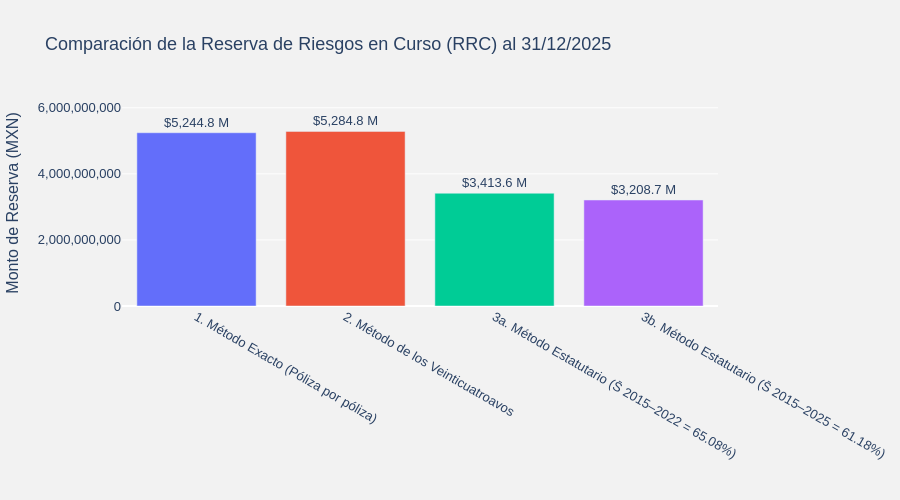

This figure's notebook cell:
### Markdown cell above
## 5.4. Cuadro Comparativo de la Reserva de Riesgos en Curso (RRC)

A continuación se presenta el cuadro comparativo de los tres métodos solicitados para la RRC al 31 de diciembre de 2025, tomando como base principal la **Prima de Tarifa** ($\text{Prima Emitida} - \text{Comisión Directa} = \$6,078,684,932.00$) e incluyendo también la comparación sobre la **Prima Emitida Directa** ($\$6,151,443,214.00$).

### Code cell
# ------------------------------------------
# 5.4 Cuadro comparativo de RRC al 31/12/2025
# ------------------------------------------
prima_tarifa_total = float(emision_2025["prima_tarifa"].sum())
prima_emitida_total = float(emision_2025["prima_emitida"].sum())

cuadro_rrc = pd.DataFrame([
    {
        "Método": "1. Método Exacto (Póliza por póliza)",
        "Criterio / Fórmula": "Σ Prima_Tarifa_k × (Días por devengar_k / Duración_k)",
        "RRC sobre Prima de Tarifa (MXN)": rrc_exacto_tarifa,
        "% de Prima de Tarifa": (rrc_exacto_tarifa / prima_tarifa_total) * 100,
        "Dif. vs Exacto (MXN)": 0.0,
        "Dif. vs Exacto (%)": 0.0,
        "RRC sobre Prima Emitida (MXN)": rrc_exacto_emitida,
    },
    {
        "Método": "2. Método de los Veinticuatroavos",
        "Criterio / Fórmula": "Σ Prima_Tarifa_m × (2m - 1) / 24",
        "RRC sobre Prima de Tarifa (MXN)": rrc_24avos_tarifa,
        "% de Prima de Tarifa": (rrc_24avos_tarifa / prima_tarifa_total) * 100,
        "Dif. vs Exacto (MXN)": rrc_24avos_tarifa - rrc_exacto_tarifa,
        "Dif. vs Exacto (%)": ((rrc_24avos_tarifa / rrc_exacto_tarifa) - 1) * 100,
        "RRC sobre Prima Emitida (MXN)": rrc_24avos_emitida,
    },
    {
        "Método": "3a. Método Estatutario (S̄ 2015–2022 = 65.08%)",
        "Criterio / Fórmula": "PND_Exacto × S̄_2015-2022 (años con desarrollo completo)",
        "RRC sobre Prima de Tarifa (MXN)": rrc_estatutario_2015_2022,
        "% de Prima de Tarifa": (rrc_estatutario_2015_2022 / prima_tarifa_total) * 100,
        "Dif. vs Exacto (MXN)": rrc_estatutario_2015_2022 - rrc_exacto_tarifa,
        "Dif. vs Exacto (%)": ((rrc_estatutario_2015_2022 / rrc_exacto_tarifa) - 1) * 100,
        "RRC sobre Prima Emitida (MXN)": rrc_estatutario_emitida_15_22,
    },
    {
        "Método": "3b. Método Estatutario (S̄ 2015–2025 = 61.18%)",
        "Criterio / Fórmula": "PND_Exacto × S̄_2015-2025 (todos los años observados)",
        "RRC sobre Prima de Tarifa (MXN)": rrc_estatutario_2015_2025,
        "% de Prima de Tarifa": (rrc_estatutario_2015_2025 / prima_tarifa_total) * 100,
        "Dif. vs Exacto (MXN)": rrc_estatutario_2015_2025 - rrc_exacto_tarifa,
        "Dif. vs Exacto (%)": ((rrc_estatutario_2015_2025 / rrc_exacto_tarifa) - 1) * 100,
        "RRC sobre Prima Emitida (MXN)": rrc_estatutario_emitida_15_25,
    },
])

cuadro_rrc_fmt = cuadro_rrc.copy()
cuadro_rrc_fmt["RRC sobre Prima de Tarifa (MXN)"] = cuadro_rrc_fmt["RRC sobre Prima de Tarifa (MXN)"].map("${:,.2f}".format)
cuadro_rrc_fmt["% de Prima de Tarifa"] = cuadro_rrc_fmt["% de Prima de Tarifa"].map("{:.2f}%".format)
cuadro_rrc_fmt["Dif. vs Exacto (MXN)"] = cuadro_rrc_fmt["Dif. vs Exacto (MXN)"].map("${:+,.2f}".format)
cuadro_rrc_fmt["Dif. vs Exacto (%)"] = cuadro_rrc_fmt["Dif. vs Exacto (%)"].map("{:+.2f}%".format)
cuadro_rrc_fmt["RRC sobre Prima Emitida (MXN)"] = cuadro_rrc_fmt["RRC sobre Prima Emitida (MXN)"].map("${:,.2f}".format)
display(cuadro_rrc_fmt)

# Gráfica comparativa de RRC
fig_rrc = px.bar(
    cuadro_rrc,
    x="Método",
    y="RRC sobre Prima de Tarifa (MXN)",
    color="Método",
    text=cuadro_rrc["RRC sobre Prima de Tarifa (MXN)"].map(lambda v: f"${v/1e6:,.1f} M"),
    color_discrete_sequence=["#636EFA", "#EF553B", "#00CC96", "#AB63FA"],
    title="Comparación de la Reserva de Riesgos en Curso (RRC) al 31/12/2025",
)
fig_rrc.update_traces(textposition="outside")
fig_rrc.update_layout(
    template="plotly",
    paper_bgcolor="#F2F2F2",
    plot_bgcolor="#F2F2F2",
    font=dict(family="Arial", size=13, color="#2A4163"),
    showlegend=False,
    height=500,
    yaxis=dict(title="Monto de Reserva (MXN)", tickformat=",.0f", range=[0, rrc_24avos_tarifa * 1.18]),
    xaxis=dict(title=""),
)
fig_rrc.show()

### Figure 1 — Plotly figure (JSON) as saved in the notebook; plotly's stock layout.template omitted (floating-point values rounded to 4 significant figures)
{"data": [{"hovertemplate": "Método=%{x}<br>RRC sobre Prima de Tarifa (MXN)=%{y}<br>text=%{text}<extra></extra>", "legendgroup": "1. Método Exacto (Póliza por póliza)", "marker": {"color": "#636EFA", "pattern": {"shape": ""}}, "name": "1. Método Exacto (Póliza por póliza)", "orientation": "v", "showlegend": true, "text": ["$5,244.8 M"], "textposition": "outside", "type": "bar", "x": ["1. Método Exacto (Póliza por póliza)"], "xaxis": "x", "y": [5245000000.0], "yaxis": "y"}, {"hovertemplate": "Método=%{x}<br>RRC sobre Prima de Tarifa (MXN)=%{y}<br>text=%{text}<extra></extra>", "legendgroup": "2. Método de los Veinticuatroavos", "marker": {"color": "#EF553B", "pattern": {"shape": ""}}, "name": "2. Método de los Veinticuatroavos", "orientation": "v", "showlegend": true, "text": ["$5,284.8 M"], "textposition": "outside", "type": "bar", "x": ["2. Método de los Veinticuatroavos"], "xaxis": "x", "y": [5285000000.0], "yaxis": "y"}, {"hovertemplate": "Método=%{x}<br>RRC sobre Prima de Tarifa (MXN)=%{y}<br>text=%{text}<extra></extra>", "legendgroup": "3a. Método Estatutario (S̄ 2015–2022 = 65.08%)", "marker": {"color": "#00CC96", "pattern": {"shape": ""}}, "name": "3a. Método Estatutario (S̄ 2015–2022 = 65.08%)", "orientation": "v", "showlegend": true, "text": ["$3,413.6 M"], "textposition": "outside", "type": "bar", "x": ["3a. Método Estatutario (S̄ 2015–2022 = 65.08%)"], "xaxis": "x", "y": [3414000000.0], "yaxis": "y"}, {"hovertemplate": "Método=%{x}<br>RRC sobre Prima de Tarifa (MXN)=%{y}<br>text=%{text}<extra></extra>", "legendgroup": "3b. Método Estatutario (S̄ 2015–2025 = 61.18%)", "marker": {"color": "#AB63FA", "pattern": {"shape": ""}}, "name": "3b. Método Estatutario (S̄ 2015–2025 = 61.18%)", "orientation": "v", "showlegend": true, "text": ["$3,208.7 M"], "textposition": "outside", "type": "bar", "x": ["3b. Método Estatutario (S̄ 2015–2025 = 61.18%)"], "xaxis": "x", "y": [3209000000.0], "yaxis": "y"}], "layout": {"barmode": "relative", "font": {"color": "#2A4163", "family": "Arial", "size": 13}, "height": 500, "legend": {"title": {"text": "Método"}, "tracegroupgap": 0}, "paper_bgcolor": "#F2F2F2", "plot_bgcolor": "#F2F2F2", "showlegend": false, "title": {"text": "Comparación de la Reserva de Riesgos en Curso (RRC) al 31/12/2025"}, "xaxis": {"anchor": "y", "categoryarray": ["1. Método Exacto (Póliza por póliza)", "2. Método de los Veinticuatroavos", "3a. Método Estatutario (S̄ 2015–2022 = 65.08%)", "3b. Método Estatutario (S̄ 2015–2025 = 61.18%)"], "categoryorder": "array", "domain": [0.0, 1.0], "title": {"text": ""}}, "yaxis": {"anchor": "x", "domain": [0.0, 1.0], "range": [0, 6236000000.0], "tickformat": ",.0f", "title": {"text": "Monto de Reserva (MXN)"}}}}
